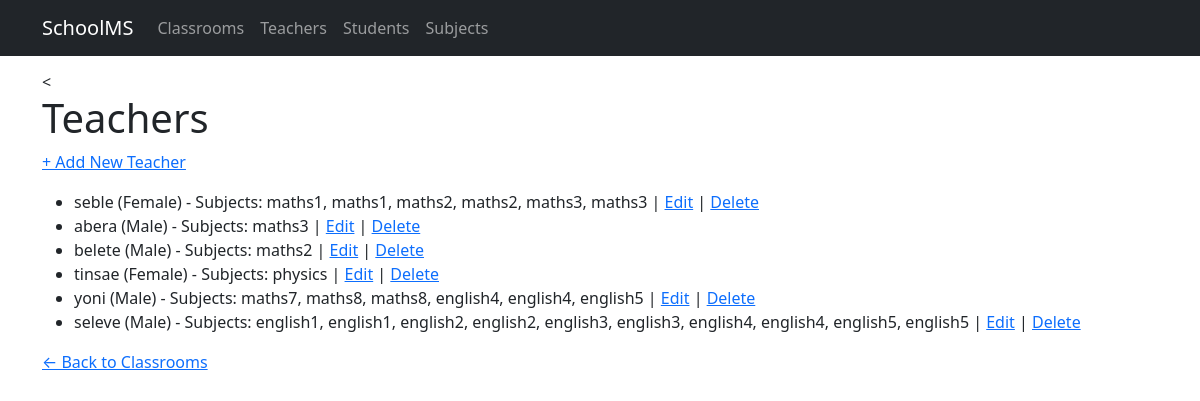
The page /teachers/ on the database as committed earlier.
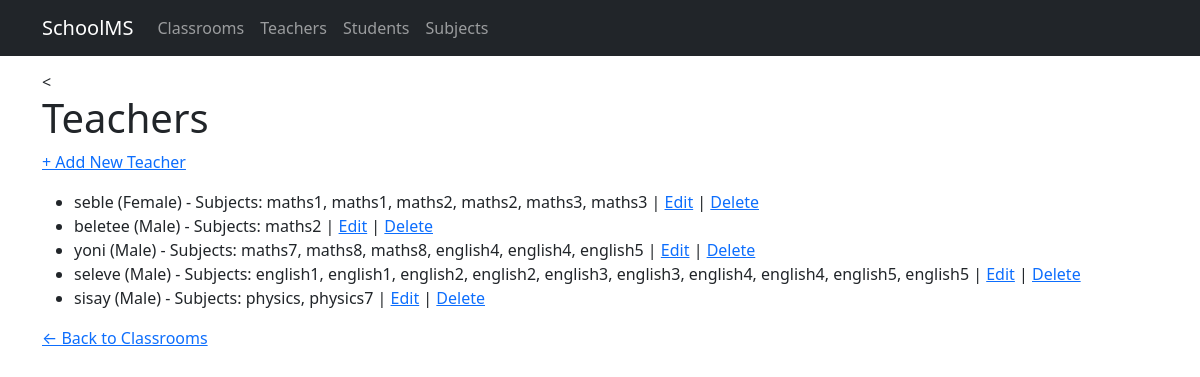
The same page on the database as committed later.
### school/models.py (models this page shows, shortened)
class Teacher(models.Model):
    GENDER_CHOICES = [('Male', 'Male'), ('Female', 'Female'), ('Other', 'Other')]
    name = models.CharField(max_length=100)
    gender = models.CharField(max_length=10, choices=GENDER_CHOICES)
    subjects = models.ManyToManyField(Subject, related_name='teachers')
    contact = models.CharField(max_length=20, blank=True)

class Subject(models.Model):
    name = models.CharField(max_length=100)
    classroom = models.ForeignKey(ClassRoom, on_delete=models.CASCADE, related_name='subjects')

### school/views.py (the view)
# urls.py: path('teachers/', views.teacher_list, name='teacher_list'),
def teacher_list(request):
    teachers = Teacher.objects.all()
    return render(request, 'school/teacher_list.html', {'teachers': teachers})

### school/templates/school/teacher_list.html (shortened to what this page needs)
{% extends 'school/base.html' %}
{% block content %}<
    <h1>Teachers</h1>
    <p><a href="{% url 'teacher_create' %}">+ Add New Teacher</a></p>
    {% if teachers %}
        <ul>
            {% for teacher in teachers %}
                <li>
                    {{ teacher.name }} ({{ teacher.gender }})
                    - Subjects:
                    {% for subject in teacher.subjects.all %}
                        {{ subject.name }}{% if not forloop.last %}, {% endif %}
                    {% empty %}
                        No subjects
                    {% endfor %}
                    |
                    <a href="{% url 'teacher_update' teacher.pk %}">Edit</a> |
                    <a href="{% url 'teacher_delete' teacher.pk %}">Delete</a>
                </li>
            {% endfor %}
        </ul>
    {% else %}
        <p>No teachers available.</p>
    {% endif %}
    <p><a href="{% url 'classroom_list' %}">← Back to Classrooms</a></p>
{% endblock %}

Rows that differ between the two databases and show on the page:
removed Teacher: name "abera", gender "Male", Subject (name "maths3")
removed Teacher: name "tinsae", gender "Female", Subject (name "physics")
changed Teacher: name "belete" → "beletee"
added Teacher: name "sisay", gender "Male", Subject (name "physics")
now on this page (row unchanged): Subject: name "physics7", shown under "sisay"
